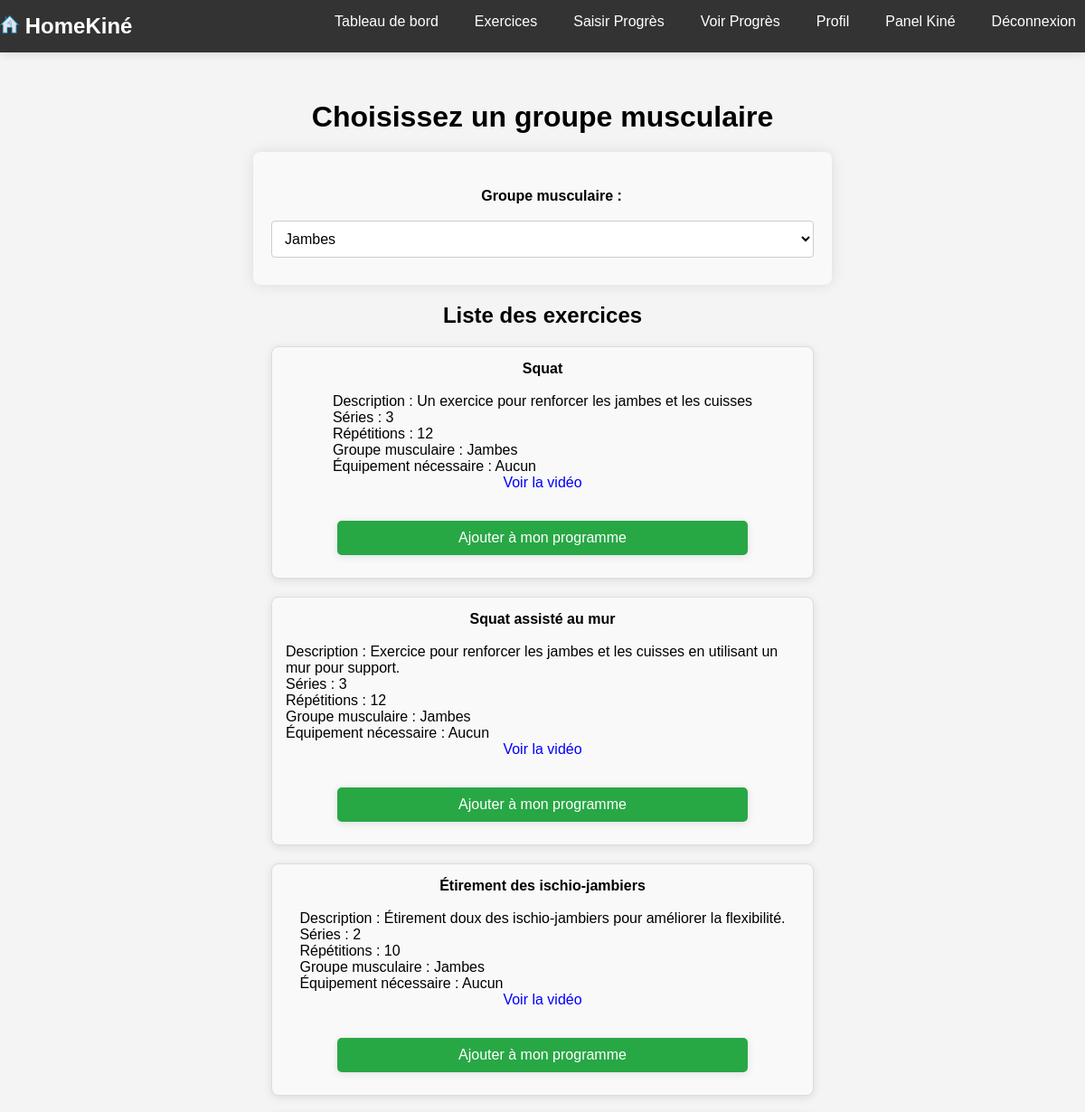
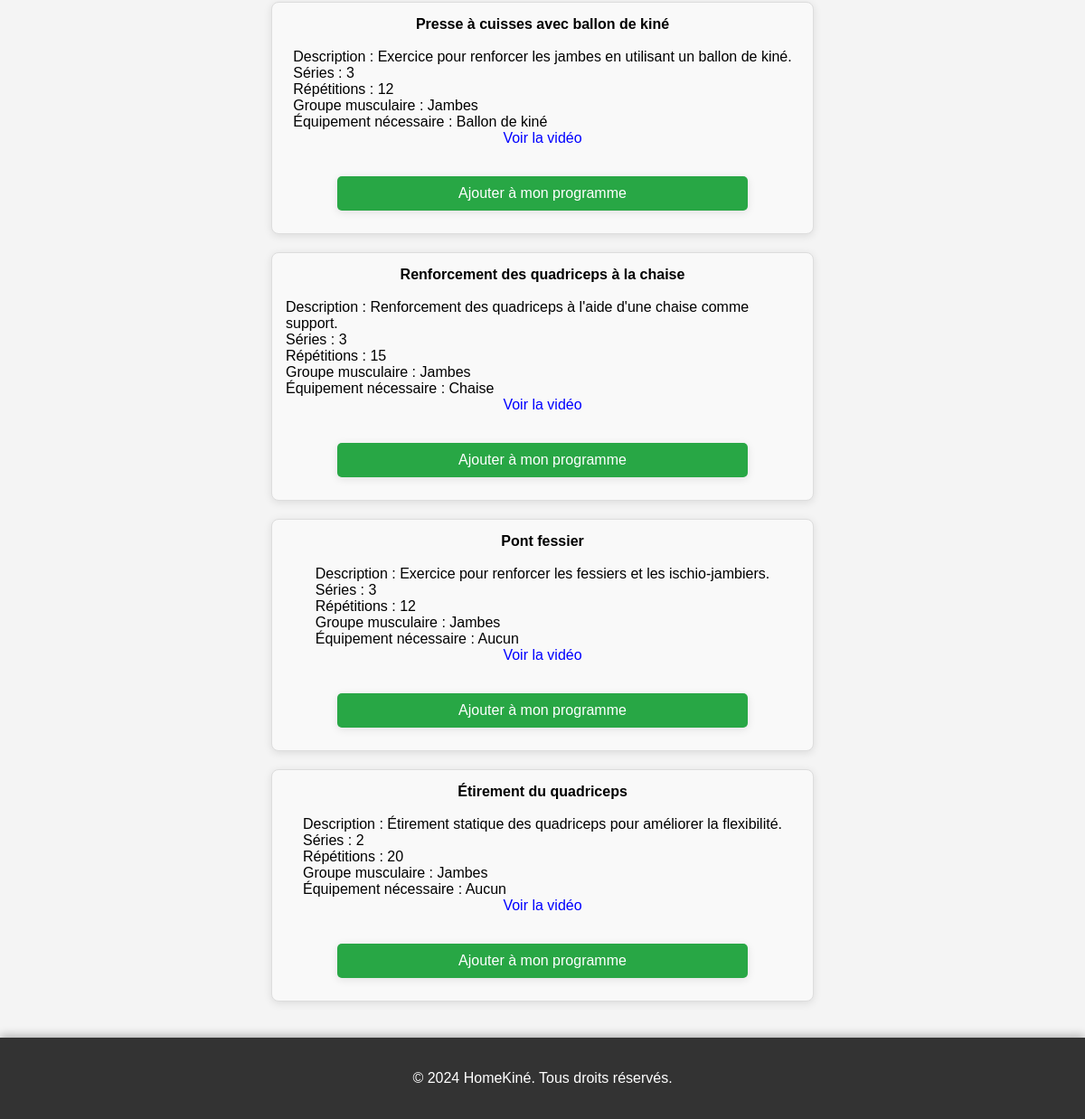
Screenshot of /exercices.php?muscle_group_id=1 (signed in) with the database file from the repository (2 pictures, top to bottom).
### tables this page shows
CREATE TABLE IF NOT EXISTS `exercises` (
  `id` int NOT NULL AUTO_INCREMENT,
  `name` varchar(100) NOT NULL,
  `description` text NOT NULL,
  `equipment_needed` varchar(100) DEFAULT NULL,
  `video_link` varchar(255) DEFAULT NULL,
  `created_at` timestamp NULL DEFAULT CURRENT_TIMESTAMP,
  `sets` int DEFAULT NULL,
  `reps` int DEFAULT NULL,
  `muscle_group_id` int DEFAULT NULL,
  PRIMARY KEY (`id`),
  KEY `fk_muscle_group` (`muscle_group_id`)
);

CREATE TABLE IF NOT EXISTS `muscle_groups` (
  `id` int NOT NULL AUTO_INCREMENT,
  `name` varchar(100) NOT NULL,
  PRIMARY KEY (`id`)
);

### exercices.php (the view, shortened to what this page needs)
<?php
include ('header.php');
include ('config.php');
$group_query = "SELECT * FROM muscle_groups";
$group_result = mysqli_query($conn, $group_query);
$selected_group = isset($_GET['muscle_group_id']) ? $_GET['muscle_group_id'] : '';
if ($selected_group) {
    $exercise_query = "SELECT exercises.*, muscle_groups.name AS muscle_group_name
                       FROM exercises
                       JOIN muscle_groups ON exercises.muscle_group_id = muscle_groups.id
                       WHERE muscle_group_id = '$selected_group'
                       ORDER BY id ASC";
} else {
    $exercise_query = "SELECT exercises.*, muscle_groups.name AS muscle_group_name
                       FROM exercises
                       JOIN muscle_groups ON exercises.muscle_group_id = muscle_groups.id
                       ORDER BY id ASC";
}
$exercise_result = mysqli_query($conn, $exercise_query);
?>
<!DOCTYPE html>
<html lang="fr">
<head>
    <link rel="stylesheet" href="style.css">
</head>
<body>
    <main class="main-content">
        <h1>Choisissez un groupe musculaire</h1>
        <form method="GET" action="">
            <label for="muscle_group_id">Groupe musculaire :</label>
            <select id="muscle_group_id" name="muscle_group_id" onchange="this.form.submit()">
                <?php while ($row = mysqli_fetch_assoc($group_result)): ?>
                    <option value="<?php echo $row['id']; ?>" <?php if ($row['id'] == $selected_group)
                           echo 'selected'; ?>>
                        <?php echo $row['name']; ?>
                    </option>
                <?php endwhile; ?>
            </select>
        </form>
        <h2>Liste des exercices</h2>
        <ul class="exercise-list">
            <?php while ($row = mysqli_fetch_assoc($exercise_result)): ?>
                <div class="exercise-card">
                    <strong><?php echo $row['name']; ?></strong><br>
                    Description : <?php echo $row['description']; ?><br>
                    Séries : <?php echo $row['sets'] ?: 'Non défini'; ?><br>
                    Répétitions : <?php echo $row['reps'] ?: 'Non défini'; ?><br>
                    Groupe musculaire : <?php echo $row['muscle_group_name']; ?><br>
                    Équipement nécessaire : <?php echo $row['equipment_needed'] ?: 'Aucun'; ?><br>
                    <?php if ($row['video_link']): ?>
                        <a href="<?php echo $row['video_link']; ?>" target="_blank">Voir la vidéo</a><br>
                    <?php endif; ?>
                    <button class="add-program-button" data-exercise-id="<?php echo $row['id']; ?>">
                        Ajouter à mon programme
                    </button>
                </div>
            <?php endwhile; ?>
        </ul>
    </main>
</body>
</html>
<?php
include ('footer.php');
?>

### style.css (style rules this page uses)
body { font-family: Arial, sans-serif; background-color: #f4f4f4; padding-top: 70px; margin: 0; display: flex; justify-content: center; align-items: center; flex-direction: column; min-height: 100vh; }
h1, h2 { text-align: center; margin-bottom: 20px; }
ul { list-style-type: none; padding: 0; margin-bottom: 20px; text-align: center; }
a { text-decoration: none; color: blue; }
main { flex: 1; padding: 20px; width: 100%; max-width: 1200px; box-sizing: border-box; }
form, div, .section { display: flex; justify-content: center; align-items: center; flex-direction: column; }
button, input[type="submit"] { display: block; margin: 10px auto; padding: 10px 15px; background-color: #28a745; color: white; border: none; border-radius: 5px; cursor: pointer; font-size: 16px; text-align: center; width: auto; }
form { max-width: 600px; width: 100%; margin: 20px auto; padding: 20px; background-color: #f9f9f9; border-radius: 8px; box-shadow: 0 0 15px rgba(0, 0, 0, 0.1); }
form label { font-size: 16px; font-weight: bold; margin-bottom: 8px; display: inline-block; padding-top: 20px; padding-left: 20px; }
form input[type="text"], form input[type="email"], form input[type="password"], form input[type="number"], form input[type="date"], form select, form textarea { width: 100%; padding: 10px; margin: 10px 0; border: 1px solid #ccc; border-radius: 4px; font-size: 16px; box-sizing: border-box; background-color: #fff; transition: border-color 0.3s, box-shadow 0.3s; }
.exercise-list { list-style-type: none; padding: 0; margin: 0 auto; display: flex; flex-direction: column; align-items: center; width: 100%; max-width: 800px; }
.exercise-card { background-color: #f9f9f9; border: 1px solid #ddd; padding: 15px; margin-bottom: 20px; border-radius: 8px; box-shadow: 0 2px 10px rgba(0, 0, 0, 0.1); width: 100%; max-width: 600px; text-align: left; box-sizing: border-box; overflow: hidden; }
.exercise-card select, .exercise-card button { width: 80%; padding: 10px; font-size: 16px; border-radius: 5px; border: 1px solid #ddd; box-sizing: border-box; align-self: center; }
.exercise-card button { background-color: #28a745; color: white; border: none; cursor: pointer; transition: background-color 0.3s; }
button { background-color: #28a745; color: #fff; padding: 10px 15px; border: none; border-radius: 5px; cursor: pointer; }
.main-content { padding: 20px; width: 100%; max-width: 1200px; box-sizing: border-box; }
.add-program-button { width: 100%; padding: 12px 20px; background-color: #28a745; color: #fff; border: none; border-radius: 4px; font-size: 16px; cursor: pointer; transition: background-color 0.3s ease; box-shadow: 0px 2px 10px rgba(0, 0, 0, 0.1); display: inline-block; margin-top: 15px; }

### rows the page displays
exercises: name "Squat", description "Un exercice pour renforcer les jambes et les cuisses", sets "3", reps "12", muscle_group.name "Jambes", equipment_needed "Aucun"
exercises: name "Squat assisté au mur", description "Exercice pour renforcer les jambes et les cuisses en utilisant un mur pour support.", sets "3", reps "12", muscle_group.name "Jambes", equipment_needed "Aucun"
exercises: name "Étirement des ischio-jambiers", description "Étirement doux des ischio-jambiers pour améliorer la flexibilité.", sets "2", reps "10", muscle_group.name "Jambes", equipment_needed "Aucun"
exercises: name "Presse à cuisses avec ballon de kiné", description "Exercice pour renforcer les jambes en utilisant un ballon de kiné.", sets "3", reps "12", muscle_group.name "Jambes", equipment_needed "Ballon de kiné"
exercises: name "Renforcement des quadriceps à la chaise", description "Renforcement des quadriceps à l'aide d'une chaise comme support.", sets "3", reps "15", muscle_group.name "Jambes", equipment_needed "Chaise"
exercises: name "Pont fessier", description "Exercice pour renforcer les fessiers et les ischio-jambiers.", sets "3", reps "12", muscle_group.name "Jambes", equipment_needed "Aucun"
exercises: name "Étirement du quadriceps", description "Étirement statique des quadriceps pour améliorer la flexibilité.", sets "2", reps "20", muscle_group.name "Jambes", equipment_needed "Aucun"

### other values shown
form field muscle_group_id "Jambes"
